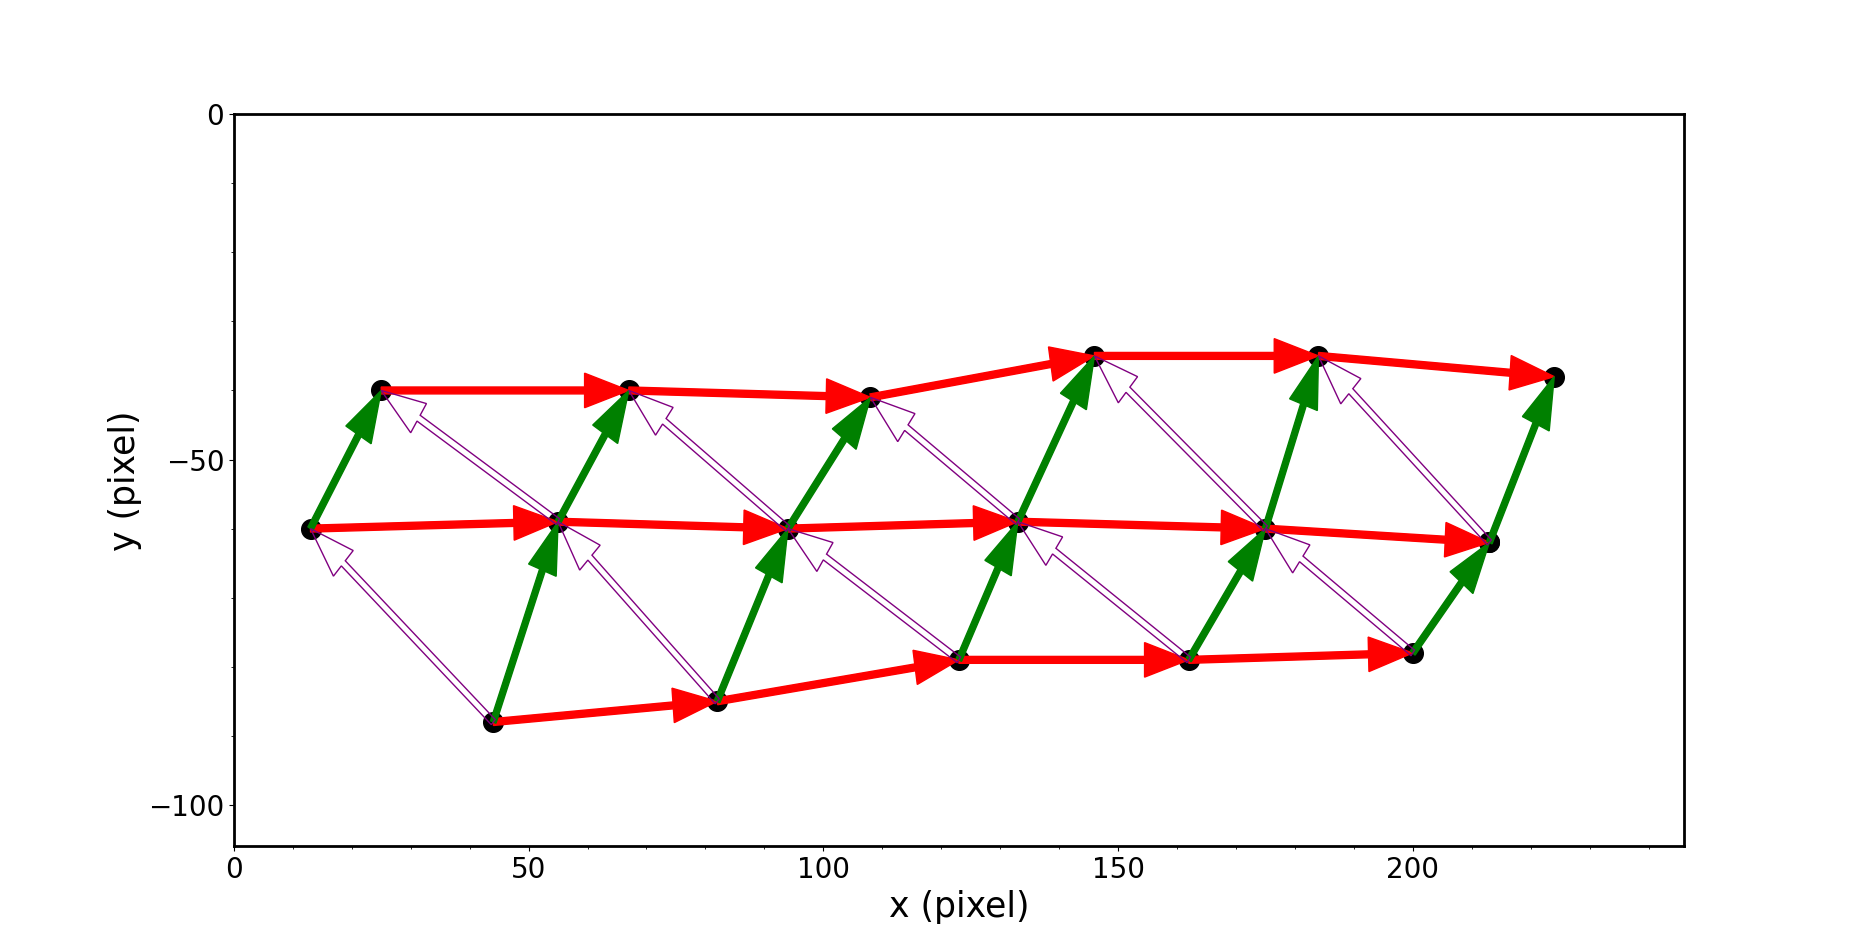

The script that drew this image:
from openpyxl import *
from openpyxl.styles import *
import numpy as np
import matplotlib.pyplot as plt
from matplotlib.pyplot import MultipleLocator
from sklearn import linear_model

path=r'minimapoint.xlsx'
wb1 = load_workbook(path)
ws1 = wb1['Sheet1']

pointmap=np.zeros((6,3,2),dtype="float32")

cells_range=ws1['A1':'F6']

temp=0
q=0
for i in cells_range:
    for j in range(6):
        pointmap[j,temp,q]=i[j].value
    if q==0:
        q=1
    else:
        q=0
        temp=temp+1

pointmap[5,2,:]=pointmap[5,1,:]

#figure

fig=plt.figure(num=1,figsize=(12,5))
ax1=fig.add_subplot(111)

#add arrows
for i in range(5):
    ax1.arrow(pointmap[i,0,1],-pointmap[i,0,0],(pointmap[i+1,0,1]-pointmap[i,0,1]),-(pointmap[i+1,0,0]-pointmap[i,0,0]),color='r',width=1,head_width=5,length_includes_head=True)

for i in range(5):
    ax1.arrow(pointmap[i,1,1],-pointmap[i,1,0],(pointmap[i+1,1,1]-pointmap[i,1,1]),-(pointmap[i+1,1,0]-pointmap[i,1,0]),color='r',width=1,head_width=5,length_includes_head=True)

for i in range(4):
    ax1.arrow(pointmap[i,2,1],-pointmap[i,2,0],(pointmap[i+1,2,1]-pointmap[i,2,1]),-(pointmap[i+1,2,0]-pointmap[i,2,0]),color='r',width=1,head_width=5,length_includes_head=True)

for i in range(6):
    ax1.arrow(pointmap[i,1,1],-pointmap[i,1,0],(pointmap[i,0,1]-pointmap[i,1,1]),-(pointmap[i,0,0]-pointmap[i,1,0]),color='green',width=1,head_width=5,length_includes_head=True)

for i in range(5):
    ax1.arrow(pointmap[i,2,1],-pointmap[i,2,0],(pointmap[i+1,1,1]-pointmap[i,2,1]),-(pointmap[i+1,1,0]-pointmap[i,2,0]),color='green',width=1,head_width=5,length_includes_head=True)

for i in range(1,6):
    ax1.arrow(pointmap[i,1,1],-pointmap[i,1,0],(pointmap[i-1,0,1]-pointmap[i,1,1]),-(pointmap[i-1,0,0]-pointmap[i,1,0]),color='purple',width=1,head_width=5,length_includes_head=True,fill=False)

for i in range(5):
    ax1.arrow(pointmap[i,2,1],-pointmap[i,2,0],(pointmap[i,1,1]-pointmap[i,2,1]),-(pointmap[i,1,0]-pointmap[i,2,0]),color='purple',width=1,head_width=5,length_includes_head=True,fill=False)



ax1.scatter(pointmap[:,:,1],-pointmap[:,:,0],s=200,marker="o",color="black")
#为了跟扫描图一致，这里y加一个负号方便看

#把x轴的主刻度间隔设置为1，并存在变量里
x_major_locator=MultipleLocator(50)
#把x轴的副刻度间隔设置为.2，并存在变量里
x_minor_locator=MultipleLocator(10)
#调用刻度设置
ax1.xaxis.set_minor_locator(x_minor_locator)
ax1.xaxis.set_major_locator(x_major_locator)

y1_major_locator=MultipleLocator(50)
y1_minor_locator=MultipleLocator(10)
#调用刻度设置
ax1.yaxis.set_minor_locator(y1_minor_locator)
ax1.yaxis.set_major_locator(y1_major_locator)

ax1.set_xlim(xmin = 0, xmax = 246)
ax1.set_ylim(ymin = -106, ymax = 0)

ax1.set_ylabel("y (pixel)",fontsize=25)
ax1.set_xlabel("x (pixel)",fontsize=25)

bwith=2
ax1.spines['bottom'].set_linewidth(bwith)
ax1.spines['left'].set_linewidth(bwith)
ax1.spines['top'].set_linewidth(bwith)
ax1.spines['right'].set_linewidth(bwith)
plt.xticks(fontsize=20)
plt.yticks(fontsize=20)

plt.show()
